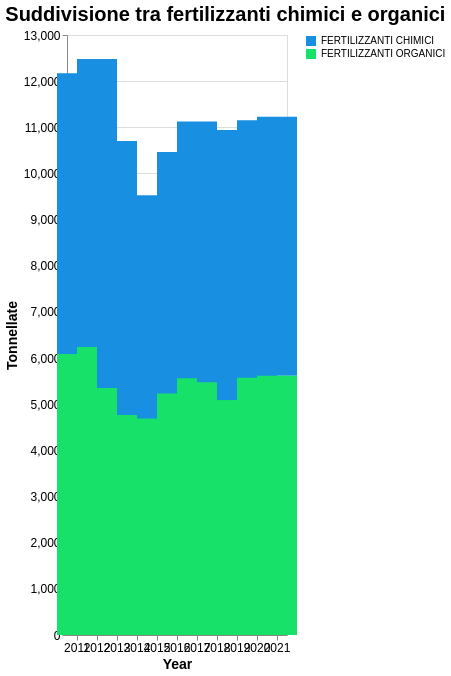

Write the Vega-Lite specification saved for this chart.
### Vega-Lite specification from a JSON file in a GitHub repository (floating-point values rounded to 4 significant figures)
{"$schema": "https://vega.github.io/schema/vega-lite/v5.17.0.json", "config": {"axis": {"labelFontSize": 12, "titleFontSize": 14}, "background": "transparent", "title": {"anchor": "start", "color": "black", "fontSize": 20}}, "data": {"name": "data-c24e619d70352bc9bfe7251241b7a9f1"}, "datasets": {"data-c24e619d70352bc9bfe7251241b7a9f1": [{"FERTILIZZANTI CHIMICI": 6086, "FERTILIZZANTI ORGANICI": 3311, "Year": 2011}, {"FERTILIZZANTI CHIMICI": 6241, "FERTILIZZANTI ORGANICI": 3174, "Year": 2012}, {"FERTILIZZANTI CHIMICI": 5352, "FERTILIZZANTI ORGANICI": 3330, "Year": 2013}, {"FERTILIZZANTI CHIMICI": 4764, "FERTILIZZANTI ORGANICI": 3342, "Year": 2014}, {"FERTILIZZANTI CHIMICI": 4686, "FERTILIZZANTI ORGANICI": 3195, "Year": 2015}, {"FERTILIZZANTI CHIMICI": 5232, "FERTILIZZANTI ORGANICI": 3636, "Year": 2016}, {"FERTILIZZANTI CHIMICI": 5563, "FERTILIZZANTI ORGANICI": 3785, "Year": 2017}, {"FERTILIZZANTI CHIMICI": 5472, "FERTILIZZANTI ORGANICI": 3674, "Year": 2018}, {"FERTILIZZANTI CHIMICI": 5087, "FERTILIZZANTI ORGANICI": 3875, "Year": 2019}, {"FERTILIZZANTI CHIMICI": 5576, "FERTILIZZANTI ORGANICI": 3994, "Year": 2020}, {"FERTILIZZANTI CHIMICI": 5615, "FERTILIZZANTI ORGANICI": 3833, "Year": 2021}]}, "encoding": {"color": {"field": "Fertilizzanti", "legend": {"title": null}, "scale": {"domain": ["FERTILIZZANTI CHIMICI", "FERTILIZZANTI ORGANICI"], "range": ["#188FE1", "#18E169"]}, "type": "nominal"}, "tooltip": [{"field": "Year", "type": "ordinal"}, {"field": "FERTILIZZANTI CHIMICI", "format": ",", "type": "quantitative"}, {"field": "FERTILIZZANTI ORGANICI", "format": ",", "type": "quantitative"}], "x": {"axis": {"labelAngle": 0}, "field": "Year", "type": "ordinal"}, "y": {"axis": {"title": "Tonnellate"}, "field": "FERTILIZZANTI CHIMICI", "type": "quantitative"}}, "height": 600, "mark": {"size": 40, "type": "bar"}, "title": "Suddivisione tra fertilizzanti chimici e organici", "transform": [{"as": ["Fertilizzanti", "Tonnellate"], "fold": ["FERTILIZZANTI CHIMICI", "FERTILIZZANTI ORGANICI"]}], "width": "container"}
